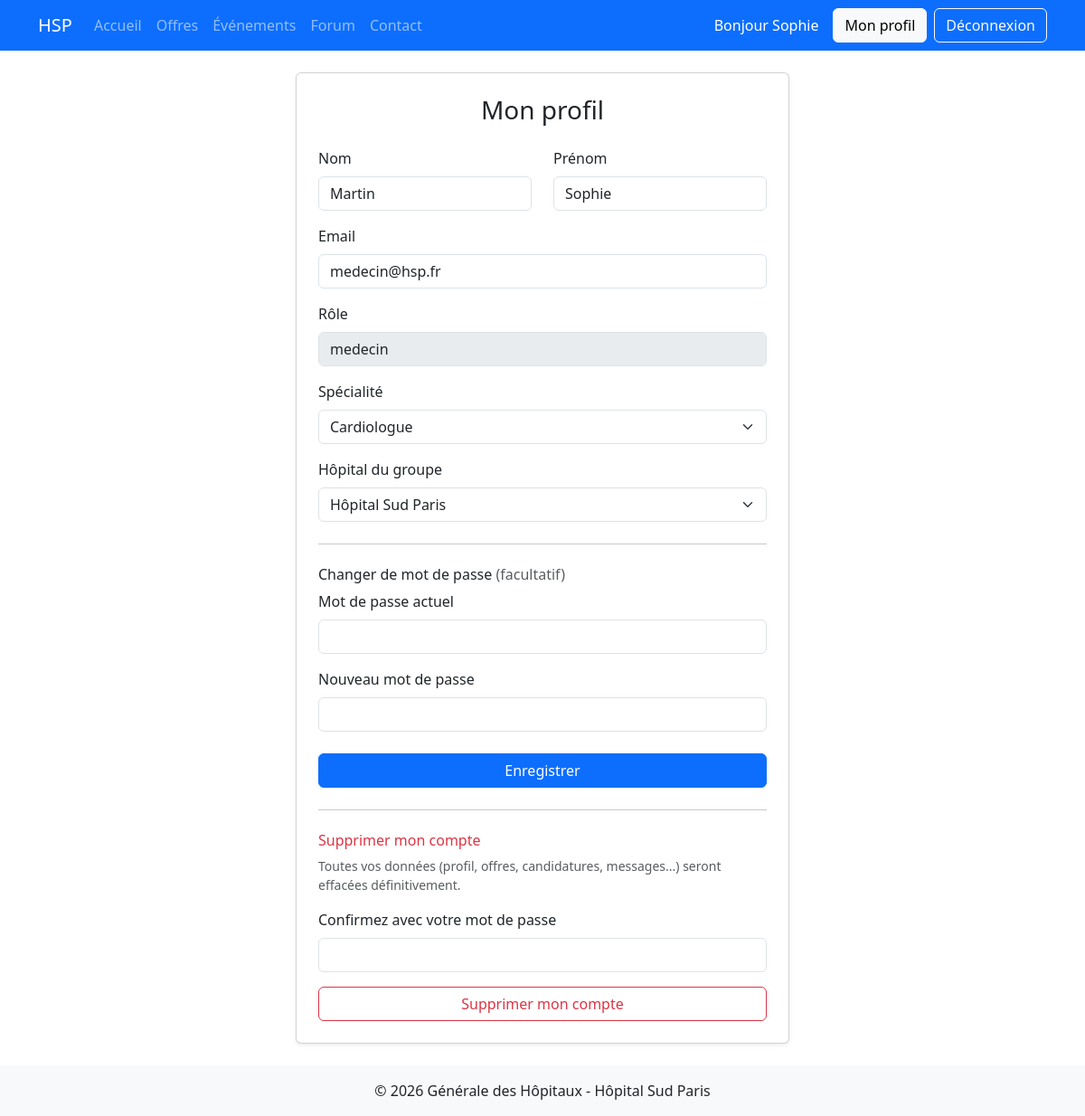
The app's page /profil.php (signed in) with its own data.
### tables this page shows
CREATE TABLE `utilisateur` (
                               `id_utilisateur` int NOT NULL AUTO_INCREMENT,
                               `nom` varchar(100) NOT NULL,
                               `prenom` varchar(100) NOT NULL,
                               `email` varchar(150) NOT NULL,
                               `mdp` varchar(255) NOT NULL,
                               `statut_validation` enum('en_attente','valide','refuse') NOT NULL DEFAULT 'en_attente',
                               `ref_gestionnaire` int DEFAULT NULL,
                               PRIMARY KEY (`id_utilisateur`),
                               UNIQUE KEY `email` (`email`),
                               KEY `fk_utilisateur_gestionnaire` (`ref_gestionnaire`)
);

CREATE TABLE `medecin` (
                           `id_utilisateur` int NOT NULL,
                           `ref_specialite` int NOT NULL,
                           `ref_hopital` int NOT NULL,
                           `ref_etablissement` int DEFAULT NULL,
                           PRIMARY KEY (`id_utilisateur`),
                           KEY `fk_medecin_specialite` (`ref_specialite`),
                           KEY `fk_medecin_hopital` (`ref_hopital`),
                           KEY `fk_medecin_etablissement` (`ref_etablissement`)
);

CREATE TABLE `specialite` (
                              `id_specialite` int NOT NULL AUTO_INCREMENT,
                              `nom` varchar(100) NOT NULL,
                              PRIMARY KEY (`id_specialite`),
                              UNIQUE KEY `nom` (`nom`)
);

CREATE TABLE `hopital` (
                           `id_hopital` int NOT NULL AUTO_INCREMENT,
                           `nom` varchar(150) NOT NULL,
                           `adresse` varchar(255) NOT NULL,
                           PRIMARY KEY (`id_hopital`)
);

### src/bdd/Bdd.php (called while the page is built)
<?php
class Bdd {
    private $connexionBdd;
    private $identifiant = "root";
    private $motDePasse = "";
    private $nomBdd = "projet_hsp";
    private $host = "localhost";
    public function __construct()
    {
        $this->connexionBdd = new PDO(
            "mysql:host=" . $this->host . ";dbname=" . $this->nomBdd . ";charset=utf8mb4",
            $this->identifiant,
            $this->motDePasse,
            [
                PDO::ATTR_ERRMODE => PDO::ERRMODE_EXCEPTION,
                PDO::ATTR_DEFAULT_FETCH_MODE => PDO::FETCH_ASSOC,
            ]
        );
    }
    public function getConnexionBdd()
    {
        return $this->connexionBdd;
    }
}

### src/repository/UtilisateursRepository.php (called while the page is built, shortened)
<?php
class UtilisateursRepository
{
    private $connexionBdd;
    public function __construct()
    {
        $this->connexionBdd = (new Bdd())->getConnexionBdd();
    }
    private function creerObjet($result)
    {
        return new Utilisateurs($result["id_utilisateur"], $result["nom"], $result["prenom"], $result["email"],
            $result["mdp"], $result["statut_validation"], $result["ref_gestionnaire"], $result["role"]);
    }
    public function getUtilisateur($idUtilisateur)
    {
        $req = $this->connexionBdd->prepare("SELECT * FROM utilisateur WHERE id_utilisateur = :id");
        $req->bindValue(':id', $idUtilisateur);
        $req->execute();
        $result = $req->fetch();
        return $this->creerObjet($result);
    }
    public function getProfilRole($idUtilisateur, $role)
    {
        $req = $this->connexionBdd->prepare("SELECT * FROM " . $role . " WHERE id_utilisateur = :id");
        $req->bindValue(':id', $idUtilisateur);
        $req->execute();
        $result = $req->fetch();
        return $result;
    }
}

### src/modele/Utilisateurs.php (called while the page is built, shortened)
<?php
class Utilisateurs {
    private $idUtilisateurs;
    private $nom;
    private $prenom;
    private $email;
    private $role;
    public function __construct($idUtilisateurs, $nom, $prenom, $email, $mdp, $statutValidation, $refGestionnaire, $role = null) {
        $this->idUtilisateurs = $idUtilisateurs;
        $this->nom = $nom;
        $this->prenom = $prenom;
        $this->email = $email;
        $this->role = $role;
    }
    public function getIdUtilisateurs() {
        return $this->idUtilisateurs;
    }
    public function getNom() {
        return $this->nom;
    }
    public function getPrenom() {
        return $this->prenom;
    }
    public function getEmail() {
        return $this->email;
    }
    public function getRole() {
        return $this->role;
    }
}

### src/repository/SpecialiteRepository.php (called while the page is built)
<?php
class SpecialiteRepository
{
    private $connexionBdd;
    public function __construct()
    {
        $this->connexionBdd = (new Bdd())->getConnexionBdd();
    }
    public function getAllSpecialite()
    {
        $req = $this->connexionBdd->prepare("SELECT * FROM specialite ORDER BY nom");
        $req->execute();
        $liste = array();
        foreach ($req->fetchAll() as $result) {
            $liste[] = new Specialite($result["id_specialite"], $result["nom"]);
        }
        return $liste;
    }
}

### src/modele/Specialite.php (called while the page is built)
<?php
class Specialite
{
    private $idSpecialite;
    private $nomSpecialite;
    public function __construct($idSpecialite, $nomSpecialite)
    {
        $this->idSpecialite = $idSpecialite;
        $this->nomSpecialite = $nomSpecialite;
    }
    public function getIdSpecialite()
    {
        return $this->idSpecialite;
    }
    public function getNomSpecialite()
    {
        return $this->nomSpecialite;
    }
}

### src/repository/HopitalRepository.php (called while the page is built, shortened)
<?php
class HopitalRepository
{
    private $connexionBdd;
    public function __construct()
    {
        $this->connexionBdd = (new Bdd())->getConnexionBdd();
    }
    public function getAllHopital()
    {
        $sql = "SELECT * FROM hopital";
        $req = $this->connexionBdd->prepare($sql);
        $req->execute();
        $results = $req->fetchAll();
        $tabHopital = array();
        foreach ($results as $result) {
            $hopital = new Hopital($result["id_hopital"], $result["nom"], $result["adresse"]);
            $tabHopital[] = $hopital;
        }
        return $tabHopital;
    }
}

### src/modele/Hopital.php (called while the page is built, shortened)
<?php
class Hopital
{
    private $idHopital;
    private $nomHopital;
    public function __construct($idHopital, $nomHopital, $adresseHopital)
    {
        $this->idHopital = $idHopital;
        $this->nomHopital = $nomHopital;
    }
    public function getIdHopital()
    {
        return $this->idHopital;
    }
    public function getNomHopital()
    {
        return $this->nomHopital;
    }
}

### public/profil.php (the view, shortened to what this page needs)
<?php
require_once '../src/bdd/Bdd.php';
require_once '../src/modele/Utilisateurs.php';
require_once '../src/modele/Hopital.php';
require_once '../src/modele/Specialite.php';
require_once '../src/repository/UtilisateursRepository.php';
require_once '../src/repository/HopitalRepository.php';
require_once '../src/repository/SpecialiteRepository.php';
$repository = new UtilisateursRepository();
$utilisateur = $repository->getUtilisateur($_SESSION['id_utilisateur']);
$role = $utilisateur->getRole();
$profil = $repository->getProfilRole($utilisateur->getIdUtilisateurs(), $role);
if ($role == 'medecin') {
    $hopitaux = (new HopitalRepository())->getAllHopital();
    $specialites = (new SpecialiteRepository())->getAllSpecialite();
}
include 'header.php';
?>
    <div class="row justify-content-center">
        <div class="col-md-6">
            <div class="card shadow-sm">
                <div class="card-body p-4">
                    <h1 class="h3 mb-4 text-center">Mon profil</h1>
                    <form action="../src/traitement/modifierProfil.php" method="post">
                        <div class="row">
                            <div class="col-md-6 mb-3">
                                <label class="form-label">Nom</label>
                                <input type="text" name="nom" class="form-control" value="<?= htmlspecialchars($utilisateur->getNom()) ?>" required>
                            </div>
                            <div class="col-md-6 mb-3">
                                <label class="form-label">Prénom</label>
                                <input type="text" name="prenom" class="form-control" value="<?= htmlspecialchars($utilisateur->getPrenom()) ?>" required>
                            </div>
                        </div>
                        <div class="mb-3">
                            <label class="form-label">Email</label>
                            <input type="email" name="email" class="form-control" value="<?= htmlspecialchars($utilisateur->getEmail()) ?>" required>
                        </div>
                        <div class="mb-3">
                            <label class="form-label">Rôle</label>
                            <input type="text" class="form-control" value="<?= $role ?>" disabled>
                        </div>
                        <?php if ($role == 'medecin') { ?>
                            <div class="mb-3">
                                <label class="form-label">Spécialité</label>
                                <select name="ref_specialite" class="form-select">
                                    <?php foreach ($specialites as $specialite) { ?>
                                        <option value="<?= $specialite->getIdSpecialite() ?>"
                                                <?php if ($specialite->getIdSpecialite() == $profil['ref_specialite']) { echo 'selected'; } ?>>
                                            <?= htmlspecialchars($specialite->getNomSpecialite()) ?>
                                        </option>
                                    <?php } ?>
                                </select>
                            </div>
                            <div class="mb-3">
                                <label class="form-label">Hôpital du groupe</label>
                                <select name="ref_hopital" class="form-select">
                                    <?php foreach ($hopitaux as $hopital) { ?>
                                        <option value="<?= $hopital->getIdHopital() ?>"
                                                <?php if ($hopital->getIdHopital() == $profil['ref_hopital']) { echo 'selected'; } ?>>
                                            <?= htmlspecialchars($hopital->getNomHopital()) ?>
                                        </option>
                                    <?php } ?>
                                </select>
                            </div>
                        <?php } ?>
                        <hr class="my-4">
                        <h2 class="h6">Changer de mot de passe <span class="text-muted">(facultatif)</span></h2>
                        <div class="mb-3">
                            <label class="form-label">Mot de passe actuel</label>
                            <input type="password" name="mdp_actuel" class="form-control">
                        </div>
                        <div class="mb-3">
                            <label class="form-label">Nouveau mot de passe</label>
                            <input type="password" name="nouveau_mdp" class="form-control">
                        </div>
                        <button type="submit" class="btn btn-primary w-100 mt-2">Enregistrer</button>
                    </form>
                    <?php if ($role != 'gestionnaire') { ?>
                        <hr class="my-4">
                        <h2 class="h6 text-danger">Supprimer mon compte</h2>
                        <p class="text-muted small">Toutes vos données (profil, offres, candidatures, messages...) seront effacées définitivement.</p>
                        <form action="../src/traitement/supprimerMonCompte.php" method="post">
                            <div class="mb-3">
                                <label class="form-label">Confirmez avec votre mot de passe</label>
                                <input type="password" name="mdp" class="form-control" required>
                            </div>
                            <button type="submit" class="btn btn-outline-danger w-100"
                                    onclick="return confirm('Supprimer définitivement votre compte ?');">Supprimer mon compte</button>
                        </form>
                    <?php } ?>
                </div>
            </div>
        </div>
    </div>
<?php include 'footer.php'; ?>

### records on screen
utilisateur: nom "Martin", prenom "Sophie", email "medecin@hsp.fr", role "medecin"
medecin: ref_specialite "Cardiologue", ref_hopital "Hôpital Sud Paris"

### other values on screen
$_SESSION['prenom'] "Sophie"
